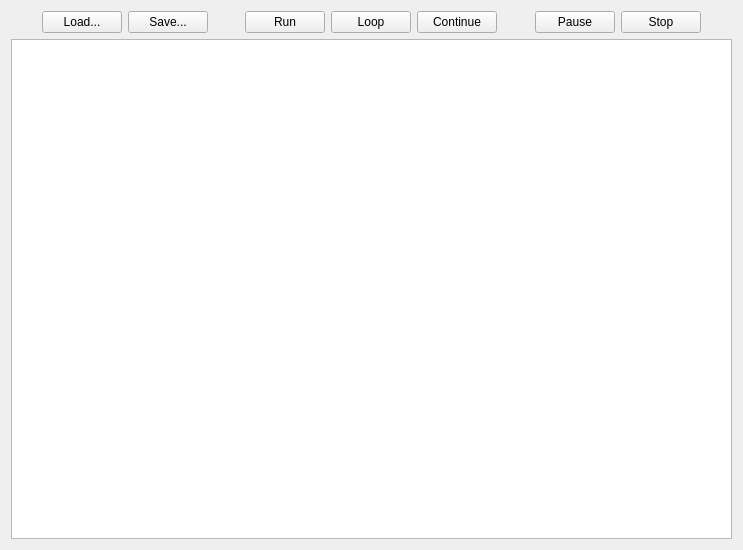
<?xml version="1.0" encoding="UTF-8"?>
<ui version="4.0">
 <class>Form</class>
 <widget class="QWidget" name="Form">
  <property name="geometry">
   <rect>
    <x>0</x>
    <y>0</y>
    <width>743</width>
    <height>550</height>
   </rect>
  </property>
  <property name="windowTitle">
   <string>Form</string>
  </property>
  <layout class="QGridLayout" name="gridLayout">
   <item row="0" column="9">
    <widget class="QPushButton" name="stop_button">
     <property name="text">
      <string>Stop</string>
     </property>
    </widget>
   </item>
   <item row="0" column="7">
    <spacer name="horizontalSpacer_2">
     <property name="orientation">
      <enum>Qt::Horizontal</enum>
     </property>
     <property name="sizeHint" stdset="0">
      <size>
       <width>40</width>
       <height>20</height>
      </size>
     </property>
    </spacer>
   </item>
   <item row="0" column="3">
    <spacer name="horizontalSpacer">
     <property name="orientation">
      <enum>Qt::Horizontal</enum>
     </property>
     <property name="sizeHint" stdset="0">
      <size>
       <width>40</width>
       <height>20</height>
      </size>
     </property>
    </spacer>
   </item>
   <item row="0" column="4">
    <widget class="QPushButton" name="run_button">
     <property name="text">
      <string>Run</string>
     </property>
    </widget>
   </item>
   <item row="0" column="1">
    <widget class="QPushButton" name="load_button">
     <property name="text">
      <string>Load...</string>
     </property>
    </widget>
   </item>
   <item row="0" column="8">
    <widget class="QPushButton" name="pause_button">
     <property name="text">
      <string>Pause</string>
     </property>
    </widget>
   </item>
   <item row="0" column="5">
    <widget class="QPushButton" name="loop_button">
     <property name="text">
      <string>Loop</string>
     </property>
    </widget>
   </item>
   <item row="0" column="6">
    <widget class="QPushButton" name="continue_button">
     <property name="text">
      <string>Continue</string>
     </property>
    </widget>
   </item>
   <item row="0" column="2">
    <widget class="QPushButton" name="save_button">
     <property name="text">
      <string>Save...</string>
     </property>
    </widget>
   </item>
   <item row="0" column="0">
    <spacer name="horizontalSpacer_3">
     <property name="orientation">
      <enum>Qt::Horizontal</enum>
     </property>
     <property name="sizeHint" stdset="0">
      <size>
       <width>40</width>
       <height>20</height>
      </size>
     </property>
    </spacer>
   </item>
   <item row="0" column="10">
    <spacer name="horizontalSpacer_4">
     <property name="orientation">
      <enum>Qt::Horizontal</enum>
     </property>
     <property name="sizeHint" stdset="0">
      <size>
       <width>40</width>
       <height>20</height>
      </size>
     </property>
    </spacer>
   </item>
   <item row="1" column="0" colspan="11">
    <widget class="QPlainTextEdit" name="csv_edit"/>
   </item>
  </layout>
 </widget>
 <resources/>
 <connections/>
</ui>
